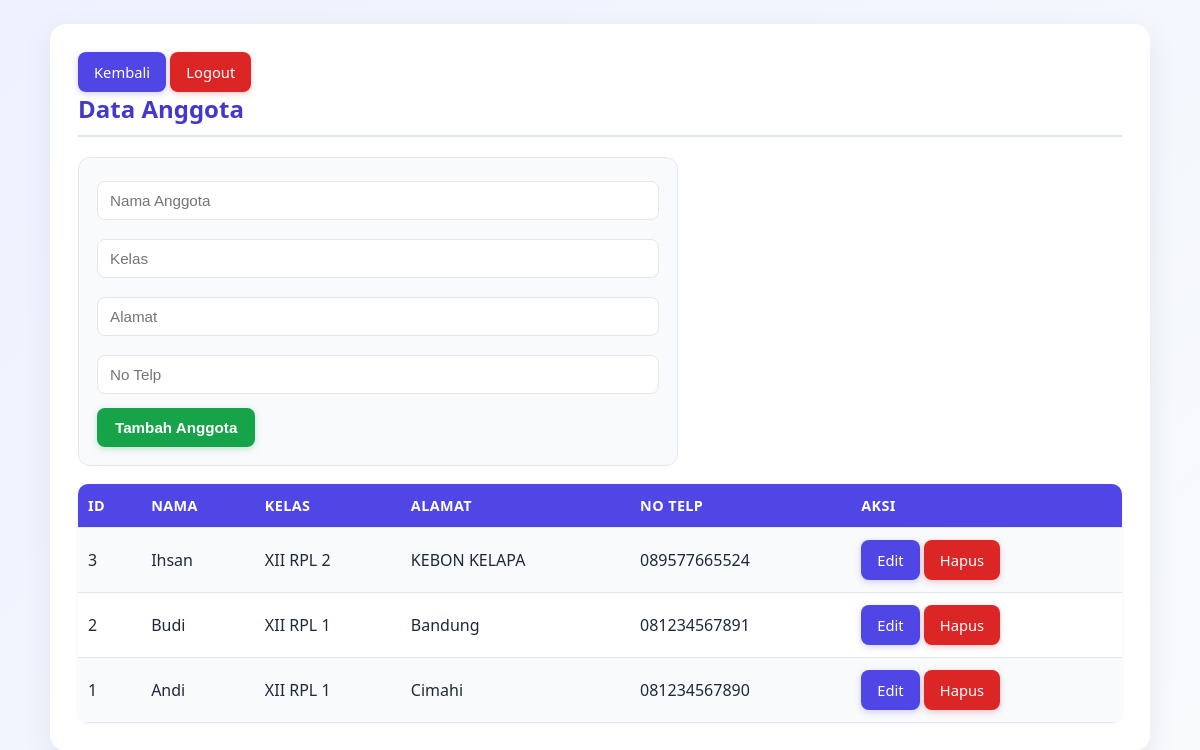
Screenshot of /anggota.php (signed in) with the database file from the repository.
### tables this page shows
CREATE TABLE `anggota` (
  `id_anggota` int(11) NOT NULL,
  `nama_anggota` varchar(100) NOT NULL,
  `kelas` varchar(50) NOT NULL,
  `alamat` varchar(255) NOT NULL,
  `no_telp` varchar(20) NOT NULL
);

### anggota.php (the view, shortened to what this page needs)
<?php
include "connection.php";
$edit = null;
$data = mysqli_query($conn, "SELECT * FROM anggota ORDER BY id_anggota DESC");
?>
<!DOCTYPE html>
<html>
<head>
	<link rel="stylesheet" href="style.css">
</head>
<body>
	<div class="container">
		<a class="btn" href="index.php">Kembali</a>
		<a class="btn red" href="logout.php">Logout</a>
		<h2>Data Anggota</h2>
		<form method="post" class="form">
			<input name="nama_anggota" placeholder="Nama Anggota" value="<?=$edit?htmlspecialchars($edit['nama_anggota']):''?>" required>
			<input name="kelas" placeholder="Kelas" value="<?=$edit?htmlspecialchars($edit['kelas']):''?>" required>
			<input name="alamat" placeholder="Alamat" value="<?=$edit?htmlspecialchars($edit['alamat']):''?>" required>
			<input name="no_telp" placeholder="No Telp" value="<?=$edit?htmlspecialchars($edit['no_telp']):''?>" required>
			<?php if ($edit) { ?>
				<button name="update">Simpan Perubahan</button>
				<a class="btn" href="anggota.php">Batal</a>
			<?php } else { ?>
				<button name="simpan">Tambah Anggota</button>
			<?php } ?>
		</form>
		<table>
			<tr>
				<th>ID</th>
				<th>Nama</th>
				<th>Kelas</th>
				<th>Alamat</th>
				<th>No Telp</th>
				<th>Aksi</th>
			</tr>
			<?php while ($r = mysqli_fetch_assoc($data)) { ?>
				<tr>
					<td><?=$r['id_anggota']?></td>
					<td><?=htmlspecialchars($r['nama_anggota'])?></td>
					<td><?=htmlspecialchars($r['kelas'])?></td>
					<td><?=htmlspecialchars($r['alamat'])?></td>
					<td><?=$r['no_telp']?></td>
					<td>
						<a class="btn" href="?edit=<?=$r['id_anggota']?>">Edit</a>
						<a class="btn red" href="?hapus=<?=$r['id_anggota']?>" onclick="return confirm('Hapus anggota?')">Hapus</a>
					</td>
				</tr>
			<?php } ?>
		</table>
	</div>
</body>
</html>

### style.css (style rules this page uses)
:root { --primary:#4f46e5; --primary-dark:#4338ca; --green:#16a34a; --red:#dc2626; --bg:#f1f5f9; --text:#1e293b; --muted:#64748b; --border:#e2e8f0; }
* { box-sizing:border-box }
body { font-family:'Segoe UI',Roboto,Arial,sans-serif; background:linear-gradient(135deg,#eef2ff,#f8fafc); margin:0; padding:24px 16px; color:var(--text); }
.container { max-width:1100px; margin:auto; background:#ffffff; padding:28px; border-radius:16px; box-shadow:0 10px 30px rgba(30,41,59,0.08); }
h2 { color:var(--primary-dark); border-bottom:2px solid var(--border); padding-bottom:10px; margin-top:0; }
.menu a,.btn { background:var(--primary); color:white; padding:10px 16px; text-decoration:none; border-radius:8px; display:inline-block; font-size:0.92rem; font-weight:500; border:none; cursor:pointer; transition:transform .15s ease,box-shadow .15s ease,background .15s ease; box-shadow:0 2px 6px rgba(79,70,229,0.25); }
.btn.red { background:var(--red);box-shadow:0 2px 6px rgba(220,38,38,0.25) }
table { width:100%; border-collapse:collapse; margin-top:18px; border-radius:10px; overflow:hidden; box-shadow:0 1px 4px rgba(0,0,0,0.05); }
th,td { padding:12px 10px; text-align:left; border-bottom:1px solid var(--border); }
th { background:var(--primary); color:white; font-weight:600; font-size:0.9rem; text-transform:uppercase; letter-spacing:0.4px; }
tr:nth-child(even) td { background:#f8fafc }
input,select { width:100%; padding:10px 12px; box-sizing:border-box; margin:5px 0 14px; border:1px solid var(--border); border-radius:8px; font-size:0.95rem; background:#fff; color:var(--text); transition:border-color .15s ease,box-shadow .15s ease; }
button { padding:11px 18px; border:0; border-radius:8px; background:var(--green); color:white; cursor:pointer; font-weight:600; font-size:0.95rem; box-shadow:0 2px 6px rgba(22,163,74,0.25); transition:transform .15s ease,box-shadow .15s ease,background .15s ease; }
.form { max-width:600px; background:#f8fafc; padding:18px; border-radius:12px; border:1px solid var(--border); margin-bottom:10px; }

### rows the page displays
anggota: id_anggota "3", nama_anggota "Ihsan", kelas "XII RPL 2", alamat "KEBON KELAPA", no_telp "089577665524"
anggota: id_anggota "2", nama_anggota "Budi", kelas "XII RPL 1", alamat "Bandung", no_telp "081234567891"
anggota: id_anggota "1", nama_anggota "Andi", kelas "XII RPL 1", alamat "Cimahi", no_telp "081234567890"
